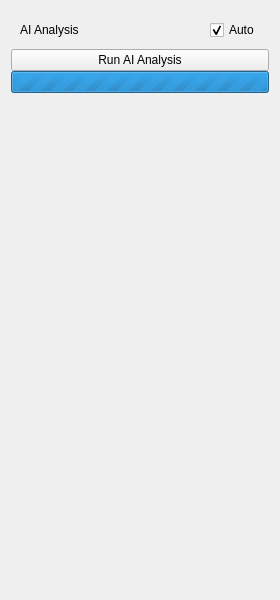
<?xml version="1.0" encoding="UTF-8"?>
<!--
  ai_analysis_panel.ui
  Struttura statica del pannello AI Analysis.
  Il contenuto dinamico (sezioni regime, fundamental, indicators, ecc.)
  viene popolato interamente in Python da _fill_* e _Section widgets.
  _scroll_content è il container QWidget dentro la QScrollArea;
  il suo layout (QVBoxLayout) è accessibile in Python come
  self._scroll_content.layout() → usato come self._content_layout.
-->
<ui version="4.0">
 <class>AIAnalysisPanel</class>
 <widget class="QWidget" name="AIAnalysisPanel">
  <property name="geometry">
   <rect><x>0</x><y>0</y><width>280</width><height>600</height></rect>
  </property>

  <layout class="QVBoxLayout" name="rootLayout">
   <property name="spacing"><number>0</number></property>

   <!-- ── Header ──────────────────────────────────────────────────────── -->
   <item>
    <widget class="QWidget" name="_header">
     <property name="minimumHeight"><number>36</number></property>
     <property name="maximumHeight"><number>36</number></property>
     <layout class="QHBoxLayout" name="headerLayout">
      <property name="spacing"><number>6</number></property>
      <item>
       <widget class="QLabel" name="_lbl_title">
        <property name="text"><string>AI Analysis</string></property>
       </widget>
      </item>
      <item>
       <spacer name="headerSpacer">
        <property name="orientation"><enum>Qt::Horizontal</enum></property>
        <property name="sizeHint" stdset="0"><size><width>40</width><height>20</height></size></property>
       </spacer>
      </item>
      <item>
       <widget class="QCheckBox" name="_chk_auto">
        <property name="text"><string>Auto</string></property>
        <property name="checked"><bool>true</bool></property>
       </widget>
      </item>
     </layout>
    </widget>
   </item>

   <!-- ── Run button ───────────────────────────────────────────────────── -->
   <item>
    <widget class="QPushButton" name="_btn_run">
     <property name="text"><string>Run AI Analysis</string></property>
    </widget>
   </item>

   <!-- ── Progress bar ─────────────────────────────────────────────────── -->
   <item>
    <widget class="QProgressBar" name="_progress">
     <property name="minimum"><number>0</number></property>
     <property name="maximum"><number>0</number></property>
     <property name="visible"><bool>false</bool></property>
     <property name="minimumHeight"><number>3</number></property>
     <property name="maximumHeight"><number>3</number></property>
     <property name="textVisible"><bool>false</bool></property>
    </widget>
   </item>

   <!-- ── Scroll area (contenuto dinamico) ──────────────────────────────── -->
   <item>
    <widget class="QScrollArea" name="_scroll_area">
     <property name="widgetResizable"><bool>true</bool></property>
     <property name="frameShape"><enum>QFrame::NoFrame</enum></property>
     <widget class="QWidget" name="_scroll_content">
      <property name="geometry">
       <rect><x>0</x><y>0</y><width>278</width><height>520</height></rect>
      </property>
      <layout class="QVBoxLayout" name="contentLayout">
       <property name="spacing"><number>0</number></property>
       <!-- Le sezioni (_sec_regime, _sec_fundamental, ecc.) vengono
            inserite qui a runtime da _setup_ui() in Python -->
      </layout>
     </widget>
    </widget>
   </item>

  </layout>
 </widget>
 <resources/>
 <connections/>
</ui>
